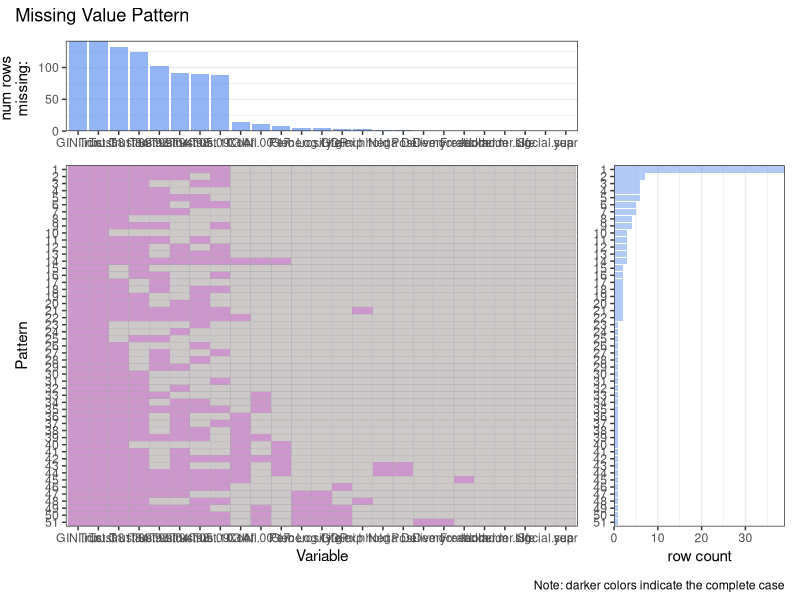
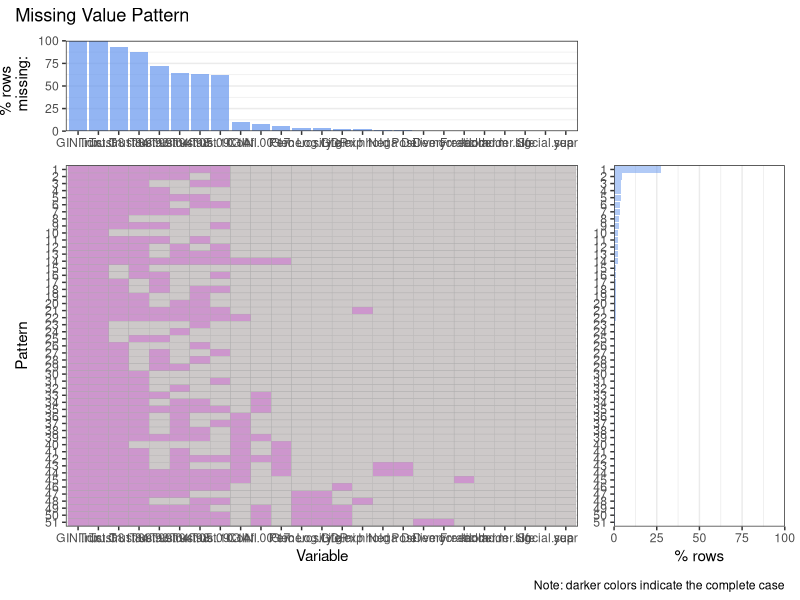

These charts were generated, in order, by the following R code:
## ---- chunk 1
plot_missing <- function(data, percent) {
  numvar <- length((colnames(data)))
  numrows <- nrow(data)
  missing_patterns <- data.frame(is.na(data)) %>%
                      group_by_all() %>%
                      count(name = "count", sort = TRUE) %>%
                      ungroup()
  
  missing_patterns$count_per <- missing_patterns$count / sum(missing_patterns$count) * 100
  na_count <-sapply(data, function(y) sum(length(which(is.na(y)))))
  na_count <- data.frame(na_count)
  na_count$features <- row.names(na_count)
  colnames(na_count) <- c('count','features')
  
  na_count$na_per <- na_count$count / numrows * 100
  p1 <- ggplot(data=na_count, aes(x=reorder(features,-count), y=count))+
            geom_bar(stat="identity", fill="cornflowerblue", alpha=0.7)+
            ylab(expression(paste("num rows \n missing:"))) +
            scale_y_continuous(expand = c(0,0)) +
            theme_bw() +
            theme(axis.title.x=element_blank(), panel.grid.major.x = element_blank(),panel.grid.minor.x = element_blank())
  missing_patterns["Pattern"] <- rownames(missing_patterns)
  missing_patterns[1:numvar] <- missing_patterns[1:numvar]*1
  
  numrow <- length(rownames(missing_patterns))
  
  mp_temp <- missing_patterns[1:numvar]
  unique_temp <- apply(mp_temp,1,function(x) length(unique(x)))
  
  for (i in 1:nrow(mp_temp)) {
    if (unique_temp[i] == 1){
      mp_temp[i, ] <- -1
    }
  }
    
  mp_temp["Pattern"] <- missing_patterns["Pattern"]
  mp_gathered <- mp_temp %>% select(1:(numvar+1)) %>% gather(key = "Variable", value = "Missing", 1:numvar)
  
  mp_gathered <- mp_gathered %>% mutate(Pattern = factor(Pattern , levels = c(1:numrow)))
  missing_patterns <- missing_patterns %>% mutate(Pattern = factor(Pattern , levels = c(1:numrow)))
  
  temp <- levels(reorder(na_count$features,-na_count$count))
  
  p2 <- ggplot(mp_gathered, aes(x = factor(Variable, levels=temp), y = fct_rev(Pattern), fill = factor(Missing))) +
    geom_tile(colour = 'dark gray') +
    scale_fill_manual(values = c('0' = 'snow3', '1' = 'plum3', '-1' = 'gray'))+
    ylab("Pattern")+
    xlab("Variable")+
    theme_bw()+
    theme(legend.position="none") 
  
  p3 <- ggplot(missing_patterns, aes(x = count, y = fct_rev(Pattern))) +
  geom_bar(stat="identity", fill="cornflowerblue", aes(alpha = Pattern)) +
  scale_alpha_manual(values = (1/unique_temp)) +
  scale_x_continuous(expand = c(0,0)) +
  xlab("row count")+
  theme_bw() +
  theme(legend.position="none", axis.title.y=element_blank(), panel.grid.major.y = element_blank(), panel.grid.minor.y = element_blank())
  
  p4 <- ggplot(data=na_count, aes(x=reorder(features,-na_per), y=na_per))+
            geom_bar(stat="identity", fill="cornflowerblue", alpha=0.7)+
            ylab(expression(paste("% rows \n missing:"))) +
            scale_y_continuous(expand = c(0,0), limits = c(0,100)) +
            theme_bw() +
            theme(axis.title.x=element_blank(), panel.grid.major.x = element_blank(),panel.grid.minor.x = element_blank())
  
  p5 <- ggplot(missing_patterns, aes(x = count_per, y = fct_rev(Pattern))) +
  geom_bar(stat="identity", fill="cornflowerblue", aes(alpha = Pattern)) +
  scale_alpha_manual(values = (1/unique_temp)) +
  scale_x_continuous(expand = c(0,0), limits = c(0,100)) +
  xlab("% rows")+
  theme_bw() +
  theme(legend.position="none", axis.title.y=element_blank(), panel.grid.major.y = element_blank(), panel.grid.minor.y = element_blank())
  
  
  if (percent == TRUE){
    p4 + plot_spacer()+  p2 + p5 + plot_layout(ncol = 2,widths = c(15, 5),heights=c(5,20)) + plot_annotation(title = 'Missing Value Pattern', caption = 'Note: darker colors indicate the complete case')
  }
  else{
    p1 + plot_spacer()+  p2 + p3 + plot_layout(ncol = 2,widths = c(15, 5),heights=c(5,20)) + plot_annotation(title = 'Missing Value Pattern', caption = 'Note: darker colors indicate the complete case')
}
  }

## ---- chunk 2
library(tidyverse)
library(patchwork)
library(ggplot2)
X2018_Sample <- read.csv("2018_Sample.csv")
X2018_Sample <- X2018_Sample[,2:length((colnames(X2018_Sample)))]
numvar <- length((colnames(X2018_Sample)))
numrows <- nrow(X2018_Sample)

cat("Number of variables", numvar,".  Num of observations", numrows )


## ---- chunk 3
colSums(is.na(X2018_Sample)) %>%
  sort(decreasing = TRUE)
## ---- chunk 4
plot_missing(X2018_Sample, percent = FALSE)
plot_missing(X2018_Sample, percent = TRUE)

